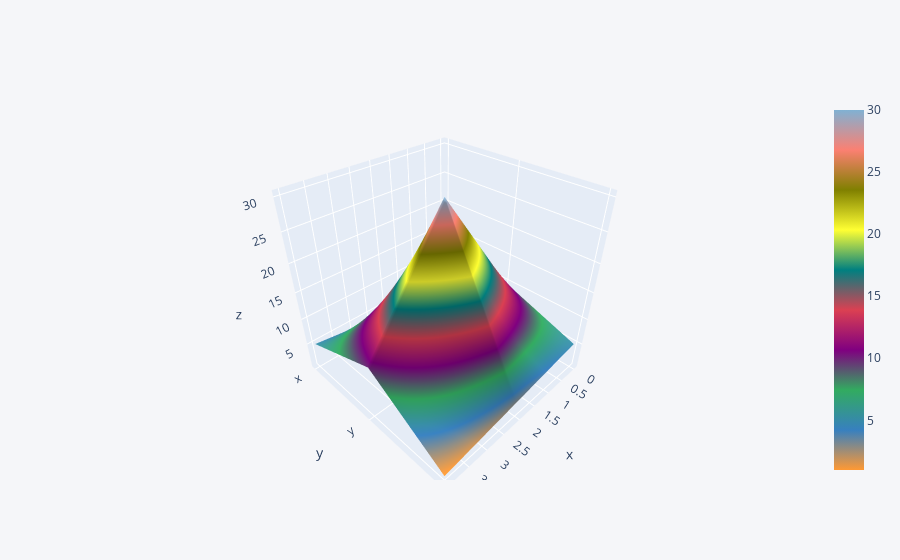

Notebook source saved alongside this figure:
### Code cell
df3.iplot(kind = 'surface')  # surface plot

### Figure 1 — Plotly figure (JSON) as saved in the notebook; plotly's stock layout.template omitted (floating-point values rounded to 4 significant figures)
{"data": [{"colorscale": [[0, "rgb(255, 153, 51)"], [0.1111, "rgb(55, 128, 191)"], [0.2222, "rgb(50, 171, 96)"], [0.3333, "rgb(128, 0, 128)"], [0.4444, "rgb(219, 64, 82)"], [0.5556, "rgb(0, 128, 128)"], [0.6667, "rgb(255, 255, 51)"], [0.7778, "rgb(128, 128, 0)"], [0.8889, "rgb(251, 128, 114)"], [1, "rgb(128, 177, 211)"]], "type": "surface", "x": [0, 1, 2, 3, 4], "y": ["x", "y", "z"], "z": [[1, 2, 3, 4, 5], [10, 20, 30, 20, 10], [5, 4, 3, 2, 1]]}], "layout": {"legend": {"bgcolor": "#F5F6F9", "font": {"color": "#4D5663"}}, "paper_bgcolor": "#F5F6F9", "plot_bgcolor": "#F5F6F9", "title": {"font": {"color": "#4D5663"}}, "xaxis": {"gridcolor": "#E1E5ED", "showgrid": true, "tickfont": {"color": "#4D5663"}, "title": {"font": {"color": "#4D5663"}, "text": ""}, "zerolinecolor": "#E1E5ED"}, "yaxis": {"gridcolor": "#E1E5ED", "showgrid": true, "tickfont": {"color": "#4D5663"}, "title": {"font": {"color": "#4D5663"}, "text": ""}, "zerolinecolor": "#E1E5ED"}}}
